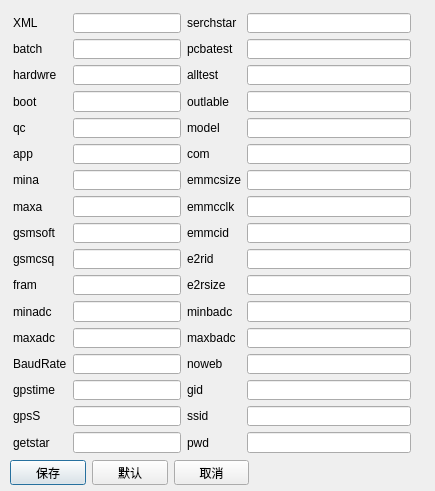
<?xml version="1.0" encoding="UTF-8"?>
<ui version="4.0">
 <class>SetForm</class>
 <widget class="QDialog" name="SetForm">
  <property name="geometry">
   <rect>
    <x>0</x>
    <y>0</y>
    <width>435</width>
    <height>491</height>
   </rect>
  </property>
  <property name="windowTitle">
   <string>XML设置界面</string>
  </property>
  <widget class="QWidget" name="">
   <property name="geometry">
    <rect>
     <x>10</x>
     <y>460</y>
     <width>239</width>
     <height>25</height>
    </rect>
   </property>
   <layout class="QHBoxLayout" name="horizontalLayout_12">
    <item>
     <widget class="QPushButton" name="btn_ok">
      <property name="text">
       <string>保存</string>
      </property>
     </widget>
    </item>
    <item>
     <widget class="QPushButton" name="btn_default">
      <property name="text">
       <string>默认</string>
      </property>
     </widget>
    </item>
    <item>
     <widget class="QPushButton" name="btn_esc">
      <property name="text">
       <string>取消</string>
      </property>
     </widget>
    </item>
   </layout>
  </widget>
  <widget class="QWidget" name="">
   <property name="geometry">
    <rect>
     <x>13</x>
     <y>13</y>
     <width>398</width>
     <height>440</height>
    </rect>
   </property>
   <layout class="QFormLayout" name="formLayout_3">
    <item row="0" column="0">
     <layout class="QFormLayout" name="formLayout">
      <item row="0" column="0">
       <widget class="QLabel" name="label">
        <property name="text">
         <string>XML</string>
        </property>
       </widget>
      </item>
      <item row="0" column="1">
       <widget class="QLineEdit" name="txt_xml">
        <property name="enabled">
         <bool>true</bool>
        </property>
       </widget>
      </item>
      <item row="1" column="0">
       <widget class="QLabel" name="label_2">
        <property name="text">
         <string>batch</string>
        </property>
       </widget>
      </item>
      <item row="1" column="1">
       <widget class="QLineEdit" name="txt_batch"/>
      </item>
      <item row="2" column="0">
       <widget class="QLabel" name="label_6">
        <property name="text">
         <string>hardwre</string>
        </property>
       </widget>
      </item>
      <item row="2" column="1">
       <widget class="QLineEdit" name="txt_hardwre"/>
      </item>
      <item row="3" column="0">
       <widget class="QLabel" name="label_3">
        <property name="text">
         <string>boot</string>
        </property>
       </widget>
      </item>
      <item row="3" column="1">
       <widget class="QLineEdit" name="txt_boot"/>
      </item>
      <item row="4" column="0">
       <widget class="QLabel" name="label_8">
        <property name="text">
         <string>qc</string>
        </property>
       </widget>
      </item>
      <item row="4" column="1">
       <widget class="QLineEdit" name="txt_qc"/>
      </item>
      <item row="5" column="0">
       <widget class="QLabel" name="label_5">
        <property name="text">
         <string>app</string>
        </property>
       </widget>
      </item>
      <item row="5" column="1">
       <widget class="QLineEdit" name="txt_app"/>
      </item>
      <item row="6" column="0">
       <widget class="QLabel" name="label_7">
        <property name="text">
         <string>mina</string>
        </property>
       </widget>
      </item>
      <item row="6" column="1">
       <widget class="QLineEdit" name="txt_mina"/>
      </item>
      <item row="7" column="0">
       <widget class="QLabel" name="label_4">
        <property name="text">
         <string>maxa</string>
        </property>
       </widget>
      </item>
      <item row="7" column="1">
       <widget class="QLineEdit" name="txt_maxa"/>
      </item>
      <item row="8" column="0">
       <widget class="QLabel" name="label_12">
        <property name="text">
         <string>gsmsoft</string>
        </property>
       </widget>
      </item>
      <item row="8" column="1">
       <widget class="QLineEdit" name="txt_gsmsoft"/>
      </item>
      <item row="9" column="0">
       <widget class="QLabel" name="label_11">
        <property name="text">
         <string>gsmcsq</string>
        </property>
       </widget>
      </item>
      <item row="9" column="1">
       <widget class="QLineEdit" name="txt_gsmcsq"/>
      </item>
      <item row="10" column="0">
       <widget class="QLabel" name="label_9">
        <property name="text">
         <string>fram</string>
        </property>
       </widget>
      </item>
      <item row="10" column="1">
       <widget class="QLineEdit" name="txt_fram"/>
      </item>
      <item row="11" column="0">
       <widget class="QLabel" name="label_10">
        <property name="text">
         <string>minadc</string>
        </property>
       </widget>
      </item>
      <item row="11" column="1">
       <widget class="QLineEdit" name="txt_minadc"/>
      </item>
      <item row="12" column="0">
       <widget class="QLabel" name="label_16">
        <property name="text">
         <string>maxadc</string>
        </property>
       </widget>
      </item>
      <item row="12" column="1">
       <widget class="QLineEdit" name="txt_maxadc"/>
      </item>
      <item row="13" column="0">
       <widget class="QLabel" name="label_15">
        <property name="text">
         <string>BaudRate</string>
        </property>
       </widget>
      </item>
      <item row="13" column="1">
       <widget class="QLineEdit" name="txt_bsp"/>
      </item>
      <item row="14" column="0">
       <widget class="QLabel" name="label_13">
        <property name="text">
         <string>gpstime</string>
        </property>
       </widget>
      </item>
      <item row="14" column="1">
       <widget class="QLineEdit" name="txt_gpstime"/>
      </item>
      <item row="15" column="0">
       <widget class="QLabel" name="label_14">
        <property name="text">
         <string>gpsS</string>
        </property>
       </widget>
      </item>
      <item row="15" column="1">
       <widget class="QLineEdit" name="txt_gpss"/>
      </item>
      <item row="16" column="0">
       <widget class="QLabel" name="label_20">
        <property name="text">
         <string>getstar</string>
        </property>
       </widget>
      </item>
      <item row="16" column="1">
       <widget class="QLineEdit" name="txt_getstar"/>
      </item>
     </layout>
    </item>
    <item row="0" column="1">
     <layout class="QFormLayout" name="formLayout_2">
      <item row="0" column="0">
       <widget class="QLabel" name="label_17">
        <property name="text">
         <string>serchstar</string>
        </property>
       </widget>
      </item>
      <item row="0" column="1">
       <widget class="QLineEdit" name="txt_serchstar"/>
      </item>
      <item row="1" column="0">
       <widget class="QLabel" name="label_18">
        <property name="text">
         <string>pcbatest</string>
        </property>
       </widget>
      </item>
      <item row="1" column="1">
       <widget class="QLineEdit" name="txt_pcba"/>
      </item>
      <item row="2" column="0">
       <widget class="QLabel" name="label_19">
        <property name="text">
         <string>alltest</string>
        </property>
       </widget>
      </item>
      <item row="2" column="1">
       <widget class="QLineEdit" name="txt_all"/>
      </item>
      <item row="3" column="0">
       <widget class="QLabel" name="label_21">
        <property name="text">
         <string>outlable</string>
        </property>
       </widget>
      </item>
      <item row="3" column="1">
       <widget class="QLineEdit" name="txt_outlable"/>
      </item>
      <item row="4" column="0">
       <widget class="QLabel" name="label_22">
        <property name="text">
         <string>model</string>
        </property>
       </widget>
      </item>
      <item row="4" column="1">
       <widget class="QLineEdit" name="txt_model"/>
      </item>
      <item row="5" column="0">
       <widget class="QLabel" name="label_23">
        <property name="text">
         <string>com</string>
        </property>
       </widget>
      </item>
      <item row="5" column="1">
       <widget class="QLineEdit" name="txt_com"/>
      </item>
      <item row="6" column="0">
       <widget class="QLabel" name="label_24">
        <property name="text">
         <string>emmcsize</string>
        </property>
       </widget>
      </item>
      <item row="6" column="1">
       <widget class="QLineEdit" name="txt_emmcsize"/>
      </item>
      <item row="7" column="0">
       <widget class="QLabel" name="label_25">
        <property name="text">
         <string>emmcclk</string>
        </property>
       </widget>
      </item>
      <item row="7" column="1">
       <widget class="QLineEdit" name="txt_emmcclk"/>
      </item>
      <item row="8" column="0">
       <widget class="QLabel" name="label_26">
        <property name="text">
         <string>emmcid</string>
        </property>
       </widget>
      </item>
      <item row="8" column="1">
       <widget class="QLineEdit" name="txt_emmcid"/>
      </item>
      <item row="9" column="0">
       <widget class="QLabel" name="label_27">
        <property name="text">
         <string>e2rid</string>
        </property>
       </widget>
      </item>
      <item row="9" column="1">
       <widget class="QLineEdit" name="txt_e2rid"/>
      </item>
      <item row="10" column="0">
       <widget class="QLabel" name="label_28">
        <property name="text">
         <string>e2rsize</string>
        </property>
       </widget>
      </item>
      <item row="10" column="1">
       <widget class="QLineEdit" name="txt_e2rsize"/>
      </item>
      <item row="11" column="0">
       <widget class="QLabel" name="label_29">
        <property name="text">
         <string>minbadc</string>
        </property>
       </widget>
      </item>
      <item row="11" column="1">
       <widget class="QLineEdit" name="txt_minbadc"/>
      </item>
      <item row="12" column="0">
       <widget class="QLabel" name="label_30">
        <property name="text">
         <string>maxbadc</string>
        </property>
       </widget>
      </item>
      <item row="12" column="1">
       <widget class="QLineEdit" name="txt_maxbadc"/>
      </item>
      <item row="13" column="0">
       <widget class="QLabel" name="label_31">
        <property name="text">
         <string>noweb</string>
        </property>
       </widget>
      </item>
      <item row="13" column="1">
       <widget class="QLineEdit" name="txt_noweb"/>
      </item>
      <item row="14" column="0">
       <widget class="QLabel" name="label_32">
        <property name="text">
         <string>gid</string>
        </property>
       </widget>
      </item>
      <item row="14" column="1">
       <widget class="QLineEdit" name="txt_gid"/>
      </item>
      <item row="15" column="0">
       <widget class="QLabel" name="label_33">
        <property name="text">
         <string>ssid</string>
        </property>
       </widget>
      </item>
      <item row="15" column="1">
       <widget class="QLineEdit" name="txt_ssid"/>
      </item>
      <item row="16" column="0">
       <widget class="QLabel" name="label_34">
        <property name="text">
         <string>pwd</string>
        </property>
       </widget>
      </item>
      <item row="16" column="1">
       <widget class="QLineEdit" name="txt_pwd"/>
      </item>
     </layout>
    </item>
   </layout>
  </widget>
  <zorder>label</zorder>
  <zorder>txt_xml</zorder>
  <zorder>label_2</zorder>
  <zorder>txt_batch</zorder>
  <zorder>label_3</zorder>
  <zorder>txt_boot</zorder>
  <zorder>label_6</zorder>
  <zorder>txt_hardwre</zorder>
  <zorder>layoutWidget</zorder>
  <zorder>layoutWidget_2</zorder>
  <zorder>layoutWidget_3</zorder>
  <zorder>layoutWidget_4</zorder>
  <zorder>layoutWidget_5</zorder>
  <zorder>layoutWidget_6</zorder>
  <zorder>layoutWidget_7</zorder>
  <zorder>layoutWidget_8</zorder>
  <zorder>layoutWidget_9</zorder>
  <zorder>layoutWidget_10</zorder>
  <zorder>layoutWidget_11</zorder>
  <zorder>layoutWidget_12</zorder>
  <zorder>layoutWidget_16</zorder>
  <zorder>label_20</zorder>
  <zorder>btn_ok</zorder>
  <zorder>btn_default</zorder>
  <zorder>btn_esc</zorder>
  <zorder>layoutWidget</zorder>
 </widget>
 <resources/>
 <connections/>
</ui>
